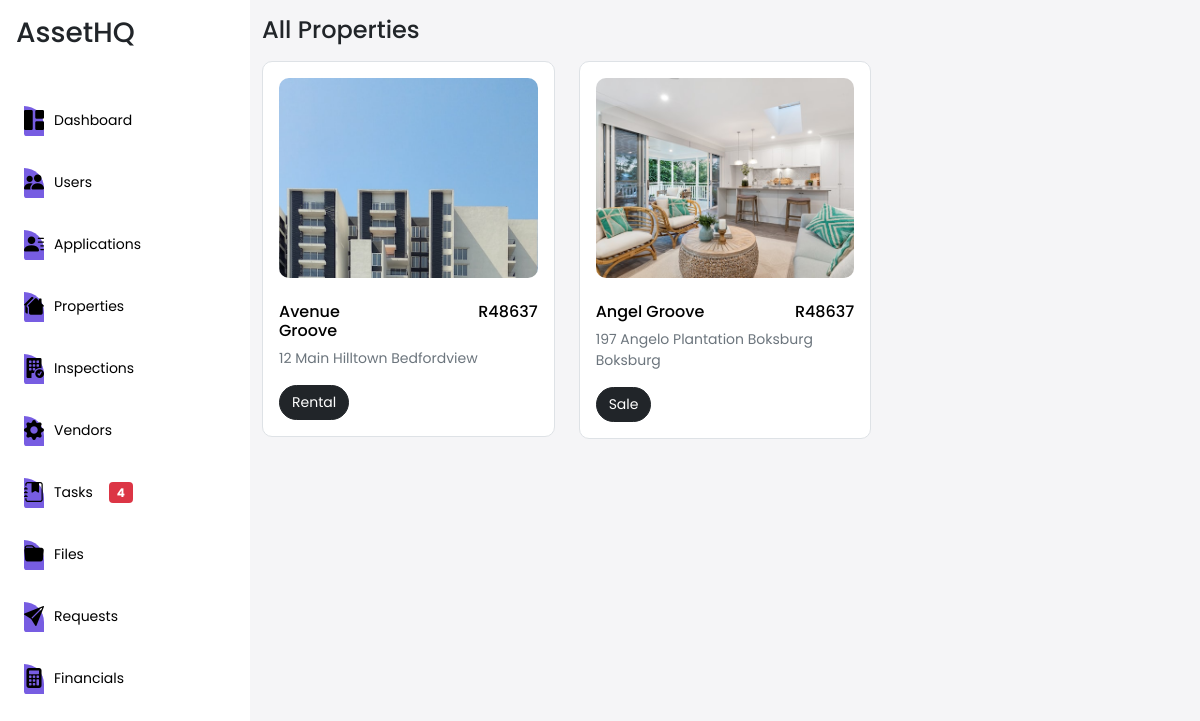
The app's page /property/properties with its own data.
### property/models.py (models this page shows, shortened)
class PropertyModel(models.Model):
    listing_number = models.CharField(max_length=200,null=True,blank=True)
    propertyName = models.CharField(max_length=200,null=True,blank=True)
    street = models.CharField(max_length=200,null=True,blank=True)
    town = models.CharField(max_length=200,null=True,blank=True)
    city = models.CharField(max_length=200,null=True,blank=True)
    postal_code = models.CharField(max_length=200,null=True,blank=True)
    province = models.CharField(max_length=200,null=True,blank=True)
    property_for = models.ForeignKey(PropertyForModel,null=True, on_delete=models.CASCADE,blank=True,default=None , related_name='property_is_for')
    property_type = models.ForeignKey(PropertyTypeModel,null=True, on_delete=models.CASCADE,blank=True,default=None , related_name='property_type')
    features_property = models.ManyToManyField(PropertyFeatures,blank=True,default=None , related_name='propertyfeatures')
    availability = models.ForeignKey(AvailabilityModel,null=True, on_delete=models.CASCADE,blank=True,default=None , related_name='property_availability')
    bedrooms = models.DecimalField(max_digits=10, decimal_places=1)
    bathrooms = models.DecimalField(max_digits=10, decimal_places=1)
    garage = models.CharField(max_length=200,null=True,blank=True)
    Floor_Size = models.DecimalField(max_digits=10, decimal_places=2)
    Erf_Size = models.DecimalField(max_digits=10, decimal_places=2)
    Description = models.TextField(blank = True)
    Furnished = models.CharField(max_length=200,null=True,blank=True)
    eletricity_type = models.ForeignKey(EletricityModel,null=True, on_delete=models.CASCADE,blank=True,default=None , related_name='eletricity_type')
    owners = models.ManyToManyField(OwnerModel,blank=True,default=None , related_name='property_owner')
    managers = models.ManyToManyField(ManagerModel,blank=True,default=None , related_name='property_managers')
    property_applications = models.ManyToManyField(ApplicationModel,blank=True,default=None , related_name='property_applicants')
    tenants = models.ManyToManyField(PropertyTenant,blank=True,default=None , related_name='listing_tenants')
    property_tenant = models.ForeignKey(ApplicationModel,null=True, on_delete=models.CASCADE,blank=True,default=None , related_name='moved_in_tenant')
    price = models.DecimalField(max_digits=10, decimal_places=2,null=True, blank=True)
    status = models.CharField(max_length=200,null=True,blank=True,default='Active')
    coverImage = models.ImageField(null=True, blank=True,upload_to='static/images')
    image1 = models.ImageField(null=True, blank=True,upload_to='static/images')
    image2 = models.ImageField(null=True, blank=True,upload_to='static/images')
    image3 = models.ImageField(null=True, blank=True,upload_to='static/images')
    updated_at = models.DateTimeField(auto_now=True)
    date_created = models.DateTimeField(auto_now_add=True, null=True)

class PropertyForModel(models.Model):
    name = models.CharField(max_length=200,null=True,blank=True)
    date_created = models.DateTimeField(auto_now_add=True, null=True)
    def __str__(self):
        return self.name

### property/views.py (the view)
# urls.py: path('properties',views.PropertiesView, name='properties'),
def PropertiesView(request):
    properties = PropertyModel.objects.all()
    context = {
        "properties" : properties
    }
    return render(request,'property/properties.html', context)

### property/templates/property/properties.html (shortened to what this page needs)
{% extends 'client/base.html' %}
{% load static %}
{% block content %}
<h4 class="mb-3">All Properties</h4>
<div class="row">
  {% for data in properties %}
  <div class="col-12 col-md-6 col-lg-4 mb-4">
    <a href="{% url 'propert-details' data.id %}">
      <div class="property-card border p-3">
        <img src="{{data.coverImage.url}}" alt="" class="property-cover-img" />
        <div class="row mt-4 text-black">
          <div class="col">
            <h6>{{data.propertyName}}</h6>
          </div>
          <div class="col d-flex justify-content-end">
            <h6>R48637</h6>
          </div>
        </div>
        <p class="text-secondary">
          {{data.street}} {{data.town}} {{data.city}}
        </p>
        <button class="btn btn-dark type-style">{{data.property_for}}</button>
      </div>
    </a>
  </div>
  {% endfor %}
</div>
<div class="bottom-space"></div>
{% endblock %}

### client/templates/client/base.html (style rules this page uses)
:root { --primary-color: #775de2; --background-color: #e4eaff; --secondary-color: #4a4685; }
body { font-family: "Poppins", sans-serif; background-color: #f5f5f7; }
a { text-decoration: none; }
p { font-size: 14px; color: black; }
.bottom-space { height: 150px; }

### property/templates/property/properties.html (style rules this page uses)
:root { --primary-color: #775de2; --background-color: #e4eaff; --secondary-color: #4a4685; --secondary-background: #f5f5f7; }
.property-cover-img { height: 200px; width: 100%; border-radius: 10px; object-fit: cover; }
.property-card { background-color: white; border-radius: 10px; }
.type-style { border-radius: 20px; font-size: 14px; }

### records on screen
PropertyModel: coverImage (picture), propertyName "Avenue Groove", street "12 Main", town "Hilltown", city "Bedfordview", property_for "Rental"
PropertyModel: coverImage (picture), propertyName "Angel Groove", street "197 Angelo Plantation", town "Boksburg", city "Boksburg", property_for "Sale"
